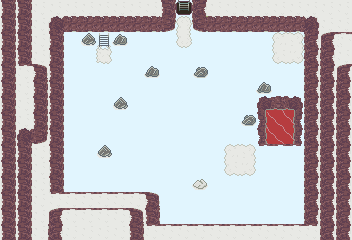

The image is a tile-based game level rendered from a .tmx file. Its description and source (layers, tilesets, objects; grid data summarised) follow:
An orthogonal 22x15 tile map with 16x16 px tiles, 2 tile layers (Tile Layer 1, Tile Layer 2), 10 tilesets and 9 objects (2x Monster, 2x Door, NPC).

<map version="1.9" tiledversion="1.9.0" orientation="orthogonal" renderorder="right-down" width="22" height="15" tilewidth="16" tileheight="16" infinite="0" backgroundcolor="#e1f5fe" nextlayerid="12" nextobjectid="103">
 <properties>
  <property name="action" value="(map-name &quot;FIERY CRYPT – B2F&quot;)" />
  <property name="disable-worldmap" type="bool" value="true" />
  <property name="map-name" value="FIERY CRYPT – B2F" />
  <property name="milla" value="(dialog '((&quot;/milla&quot; &quot;We are underground.&quot;)))" />
  <property name="music" value="enemies" />
 </properties>
 <tileset firstgid="1" source="../tilesets/npc_common.tsx" />
 <tileset firstgid="53" source="../tilesets/outdoor-1.tsx" />
 <tileset firstgid="181" source="../tilesets/indoor.tsx" />
 <tileset firstgid="237" source="../tilesets/crypt-1.tsx" />
 <tileset firstgid="293" source="../tilesets/monsters.tsx" />
 <tileset firstgid="368" source="../tilesets/basic.tsx" />
 <tileset firstgid="392" source="../tilesets/crypt-2.tsx" />
 <tileset firstgid="448" source="../tilesets/outdoor-2.tsx" />
 <tileset firstgid="608" source="../tilesets/npc_main.tsx" />
 <tileset firstgid="640" source="../tilesets/outdoor-3.tsx" />
 <layer id="1" name="Tile Layer 1" width="22" height="15">
  <data>[330 cells, 194 non-empty, 36 distinct tile ids]</data>
 </layer>
 <objectgroup id="10" name="npcs">
  <object id="92" class="NPC" gid="620" x="80" y="64" width="16" height="16">
   <properties>
    <property name="action">(if  (= (enemies-count) 0)
  (begin
    (dialog '(("/_happy" "We won! We are strong!\nLet's move on.")))
    (wait)
    (leave-npc 92))
  (dialog '(("/_happy" "Hi!"))))</property>
    <property name="actionOnEvent">(if (get "t3_02-safe")
  (delete-me))</property>
    <property name="team" type="int" value="0" />
   </properties>
  </object>
  <object id="101" class="Monster" gid="343" x="128" y="144" width="16" height="16">
   <properties>
    <property name="hp" type="float" value="70" />
    <property name="level" type="float" value="4" />
   </properties>
  </object>
  <object id="102" class="Monster" gid="343" x="208" y="112" width="16" height="16">
   <properties>
    <property name="hp" type="float" value="60" />
    <property name="level" type="float" value="4" />
   </properties>
  </object>
 </objectgroup>
 <layer id="6" name="Tile Layer 2" width="22" height="15">
  <data>[330 cells, 19 non-empty, 9 distinct tile ids]</data>
 </layer>
 <objectgroup id="9" name="items">
  <object id="87" gid="379" x="112" y="192" width="16" height="16">
   <properties>
    <property name="healthPointsDelta" type="int" value="20" />
   </properties>
  </object>
  <object id="88" gid="379" x="288" y="224" width="16" height="16">
   <properties>
    <property name="healthPointsDelta" type="int" value="20" />
   </properties>
  </object>
  <object id="89" gid="379" x="288" y="64" width="16" height="16">
   <properties>
    <property name="healthPointsDelta" type="int" value="20" />
   </properties>
  </object>
  <object id="91" gid="379" x="64" y="48" width="16" height="16">
   <properties>
    <property name="healthPointsDelta" type="int" value="20" />
   </properties>
  </object>
 </objectgroup>
 <objectgroup id="2" name="spawn points">
  <object id="83" class="Door" x="176" y="16" width="16" height="16">
   <properties>
    <property name="roomId" value="t3_03" />
   </properties>
  </object>
  <object id="97" class="Door" x="96" y="48" width="16" height="16">
   <properties>
    <property name="mainDoor" type="bool" value="true" />
    <property name="roomId" value="t3_01" />
   </properties>
  </object>
 </objectgroup>
</map>
